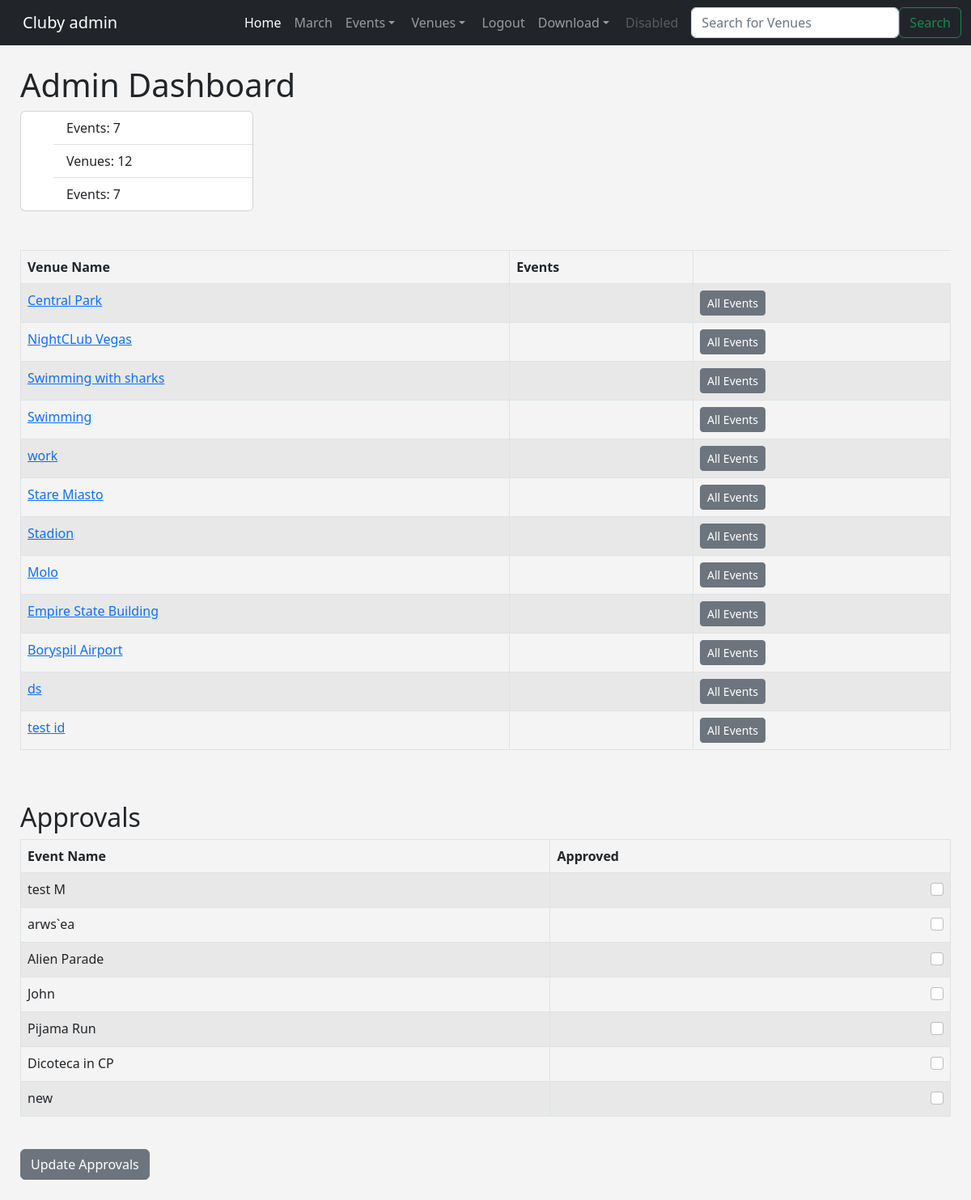
/admin_approval (signed in), run on an earlier commit of the app's database.
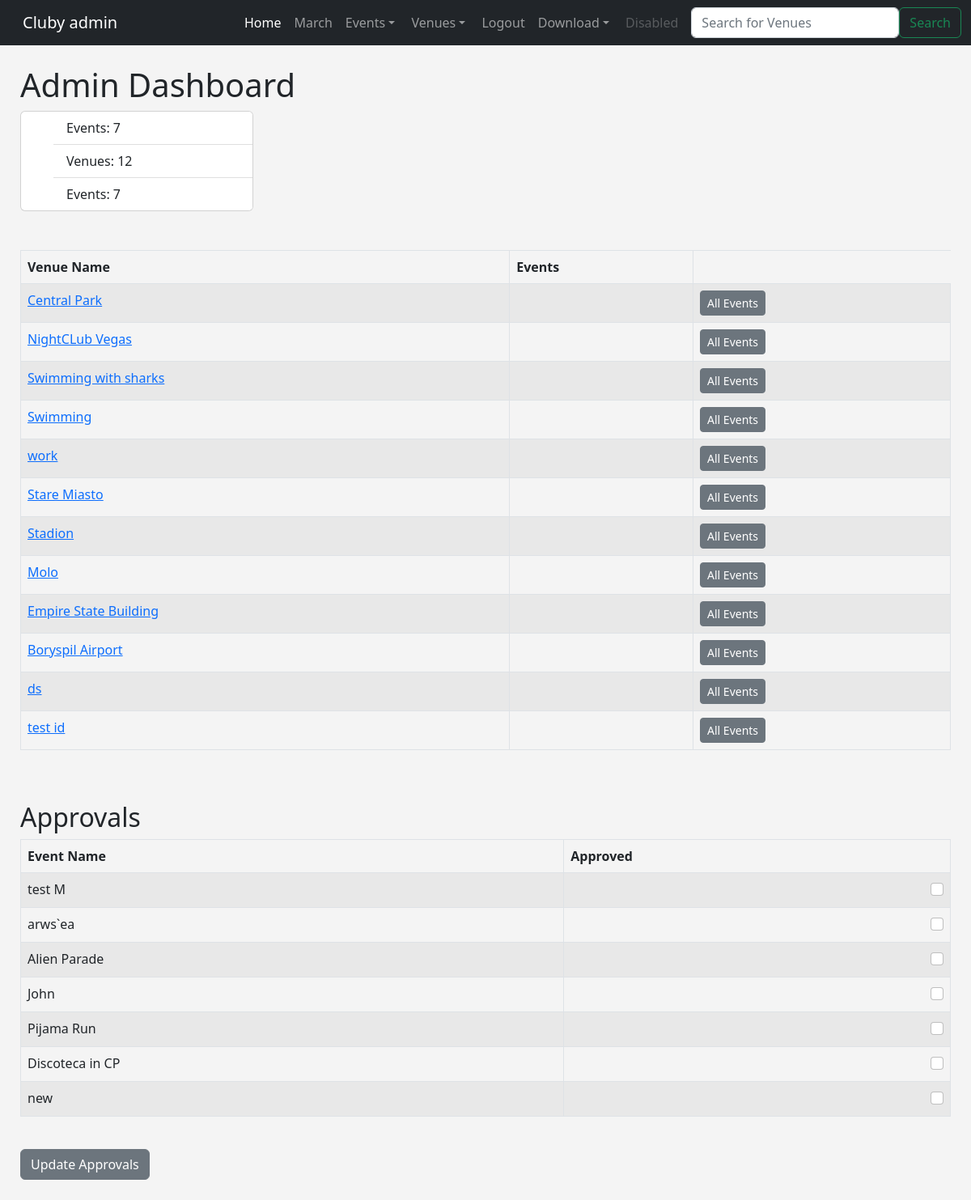
And on a later commit of the database.
### events/models.py (models this page shows, shortened)
class Event(models.Model):
    name = models.CharField('Event Name', max_length=120)
    event_date = models.DateTimeField('Event Date')
    venue = models.ForeignKey(Venue, blank=True, null=True, on_delete=models.CASCADE)
    manager = models.ForeignKey(User, blank=True, null=True, on_delete=models.SET_NULL)
    description = models.TextField(blank=True)
    attendees = models.ManyToManyField(User, related_name='attendees', blank=True)
    approved = models.BooleanField('Approved', default=False)
    def __str__(self):
        return self.name

### events/views.py (the view)
# urls.py: path('admin_approval', views.admin_approval, name='admin-approval'),
def admin_approval(request):
    venue_list = Venue.objects.all()
    event_count = Event.objects.all().count()
    venue_count = Venue.objects.all().count()
    user_count = User.objects.all().count()
    event_list = Event.objects.all().order_by('-event_date')
    if request.user.is_superuser:
        if request.method == 'POST':
            id_list = request.POST.getlist('boxes')
            event_list.update(approved=False)
            for x in id_list:
                Event.objects.filter(pk=int(x)).update(approved=True)
            messages.success(request, 'Approvals updated')
            return redirect('list-events')
        else:
            return render(request, 'events/admin_approval.html',
                {'event_list':event_list,
                'event_count':event_count,
                'venue_count':venue_count,
                'user_count':user_count,
                'venue_list':venue_list,
                })
    else:
        messages.success(request, 'You are not authorized to use this page')
        return redirect('home')

### events/models.py (called while the page is built)
    def __str__(self):
        return self.name

### events/templates/events/admin_approval.html (shortened to what this page needs)
{% extends 'events/base.html' %}
{% block content %}
    <h1>Admin Dashboard</h1>
    <div class="card" style="width: 18rem;">
        <ul class="list-group list-group-flush">
          <li class="list-group-item">Events: {{ event_count }}</li>
          <li class="list-group-item">Venues: {{ venue_count }}</li>
          <li class="list-group-item">Events: {{ event_count }}</li>
        </ul>
      </div>
     <br><br>
     <table class="table table-striped table-hover table-bordered">
        <thead>
        <tr>
            <th scope="col">Venue Name</th>
            <th scope="col">Events</th>
        </tr>
        </thead>
        <tbody>
            {% for venue in venue_list %}
                <tr>
                    <td><a href="{% url 'show-venue' venue.id %}">{{ venue }}</a></td>
                    <td>
                        <td><a href="{% url 'venue-events' venue.id %}" class="btn btn-sm btn-secondary"> All Events</a></td>
                    </td>
                </tr>
            {% endfor %}
        </tbody>
    </table>
    <br><br>
    <h2>Approvals</h2>
    <form action="" method=POST>
        <table class="table table-striped table-hover table-bordered">
            <thead>
            <tr>
                <th scope="col">Event Name</th>
                <th scope="col">Approved</th>
            </tr>
            </thead>
            <tbody>
                {% for event in event_list %}
                    <tr>
                        <td>{{ event }}</td>
                        <td>
                            {% if event.approved %}
                                <div class="form-check">
                                    <input class="form-check-input" type="checkbox" checked="checked" value={{ event.id }} name="boxes">
                                </div>
                            {% else %}
                            <div class="form-check">
                                <input class="form-check-input" type="checkbox" value={{ event.id }} name="boxes">
                            </div>
                            {% endif %}
                        </td>
                    </tr>
                {% endfor %}
            </tbody>
        </table>
        <br>
        <button class="btn btn-secondary" type="submit">Update Approvals</button>
    </form>
{% endblock %}

What changed in the data, as far as the page shows it:
changed Event: name "Dicoteca in CP" → "Discoteca in CP"
